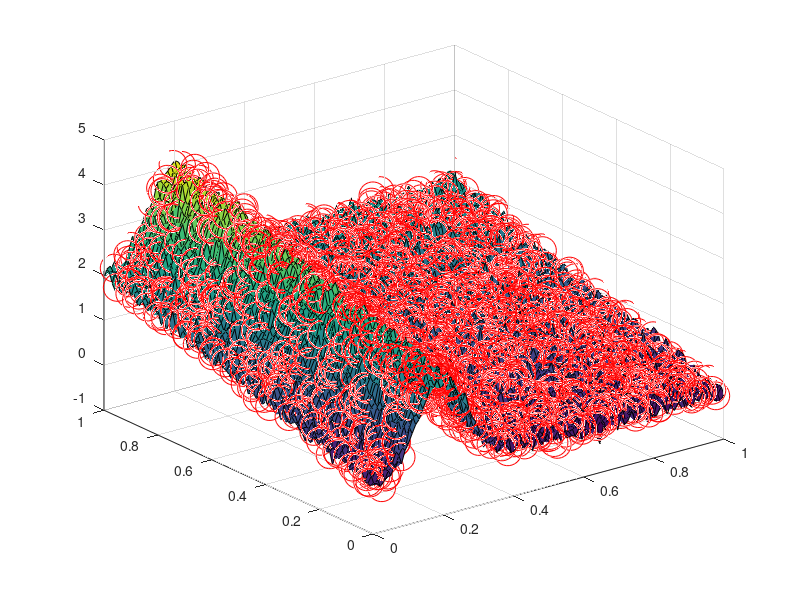

MATLAB code to generate this figure: (Note: this script raises an error after producing the figure.)



%% generate some data
ndata = 2000;
x = rand(ndata, 1);
y = rand(ndata, 1);
f = @(x,y) 2*exp(-(x - 0.2).^2 / 0.01) + 2.*y + 0.1*randn(size(x));
z = f(x,y);

ngrid=100;
xl = linspace(0,1,ngrid);
[xg,yg] = meshgrid(xl,xl); zg = f(xg, yg);

figure();
scatter3(x, y, z, 400, 'r'); hold on;
surf(xg,yg,zg);
%% tensorproductsplines for standard data
nsplines = 12;
Bx = bspline_basis(x, nsplines, 3, "e");
By = bspline_basis(y, nsplines+2, 3, "e");

X = zeros(ndata, nsplines*(nsplines+2));
for i=1:ndata
    X(i,:) = kron(By(i,:), Bx(i,:));
end
X = sparse(X);
b = X \ z;
figure(); 
scatter3(x,y,z); hold on; 
scatter3(x,y,X * b);
legend('Data', 'TPS Fit');


%% tensorproductsplines for gridded data
%xtg = unique(xg);
%ytg = unique(yg);

nsplines = 12;
Bxg = bspline_basis(xg(:), nsplines, 2);
Byg = bspline_basis(yg(:), nsplines, 2);

Xg = zeros(ngrid*ngrid, nsplines*nsplines);
for i=1:ngrid*ngrid
    Xg(i,:) = kron(Bxg(i,:), Byg(i,:));
end
Xg = sparse(Xg);

bg = Xg \zg(:);
figure(); 
scatter3(xg(:),yg(:),zg(:)); hold on; 
scatter3(xg(:),yg(:),Xg * bg);
legend('Data', 'TPS Fit');

%% Plot Tensorproductsplinebasis
figure();
for i=1:200:205
    surf(xg, yg, reshape(Xg(:, i), size(xg))); hold on;
end

%%
nd = 50;
x = linspace(0,1,nd)';
y = linspace(0,10,nd)';
[xg, yg] = meshgrid(x,y);
zg = sin(yg) + 3*xg.^2;
[X, k1, k2] = tpspline_basis([xg(:), yg(:)], 10, 5, 3);

b = X \ zg(:);

%%
figure();
scatter3(xg(:),yg(:), zg(:)); hold on;
scatter3(xg(:),yg(:), X*b, "rx");
idx = 1;
surf(xg, yg, reshape(X(:,idx), nd, nd)*b(idx)); hold on
legend('data', 'fit', 'individual spline');
%%
for i=1:10
    surf(xg, yg, reshape(X(:,i)*b(i), nd, nd)); hold on
end


